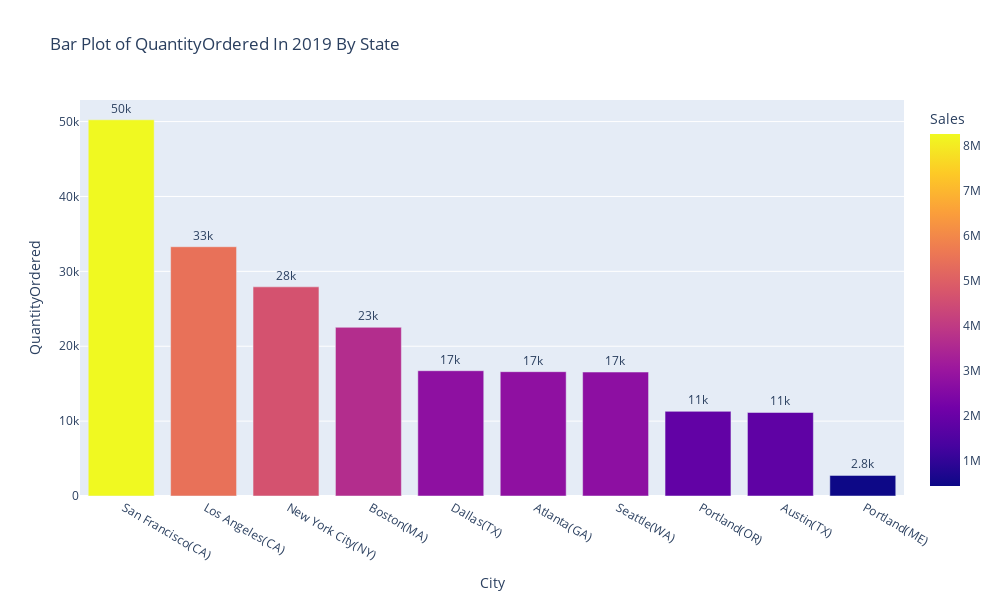

Write notebook code for a chart like this one.
### Markdown cell above
## Plotting Quantity Sold By Cities

### Code cell
## 
fig = px.bar(stockData3BestCity, y='QuantityOrdered', x='City', text='QuantityOrdered',
             title='Bar Plot of QuantityOrdered In 2019 By State', hover_data=['QuantityOrdered', 'PriceEach'], color='Sales',
             width=1000, height=600)
fig.update_traces(texttemplate='%{text:.2s}', textposition='outside')
##fig.update_layout(uniformtext_minsize=8, uniformtext_mode='hide')

fig.show()
#with open("figure2.pdf", "wb") as f:
 #   f.write(scope.transform(fig, format="pdf"))
#fig.write_html("file2.html")

### Figure 1 — Plotly figure (JSON) as saved in the notebook; plotly's stock layout.template omitted (floating-point values rounded to 4 significant figures)
{"data": [{"alignmentgroup": "True", "customdata": [[8211000.0], [5421000.0], [4635000.0], [3637000.0], [2753000.0], [2780000.0], [2733000.0], [1861000.0], [1810000.0], [447200.0]], "hovertemplate": "City=%{x}<br>QuantityOrdered=%{text}<br>PriceEach=%{customdata[0]}<br>Sales=%{marker.color}<extra></extra>", "legendgroup": "", "marker": {"color": [8262000.0, 5453000.0, 4664000.0, 3662000.0, 2768000.0, 2795000.0, 2748000.0, 1871000.0, 1820000.0, 449800.0], "coloraxis": "coloraxis", "pattern": {"shape": ""}}, "name": "", "offsetgroup": "", "orientation": "v", "showlegend": false, "text": ["50239", "33289", "27932", "22528", "16730", "16602", "16553", "11303", "11153", "2750"], "textposition": "outside", "texttemplate": "%{text:.2s}", "type": "bar", "x": [" San Francisco(CA)", " Los Angeles(CA)", " New York City(NY)", " Boston(MA)", " Dallas(TX)", " Atlanta(GA)", " Seattle(WA)", " Portland(OR)", " Austin(TX)", " Portland(ME)"], "xaxis": "x", "y": [50239, 33289, 27932, 22528, 16730, 16602, 16553, 11303, 11153, 2750], "yaxis": "y"}], "layout": {"barmode": "relative", "coloraxis": {"colorbar": {"title": {"text": "Sales"}}, "colorscale": [[0, "#0d0887"], [0.1111, "#46039f"], [0.2222, "#7201a8"], [0.3333, "#9c179e"], [0.4444, "#bd3786"], [0.5556, "#d8576b"], [0.6667, "#ed7953"], [0.7778, "#fb9f3a"], [0.8889, "#fdca26"], [1, "#f0f921"]]}, "height": 600, "legend": {"tracegroupgap": 0}, "title": {"text": "Bar Plot of QuantityOrdered In 2019 By State"}, "width": 1000, "xaxis": {"anchor": "y", "domain": [0, 1], "title": {"text": "City"}}, "yaxis": {"anchor": "x", "domain": [0, 1], "title": {"text": "QuantityOrdered"}}}}
